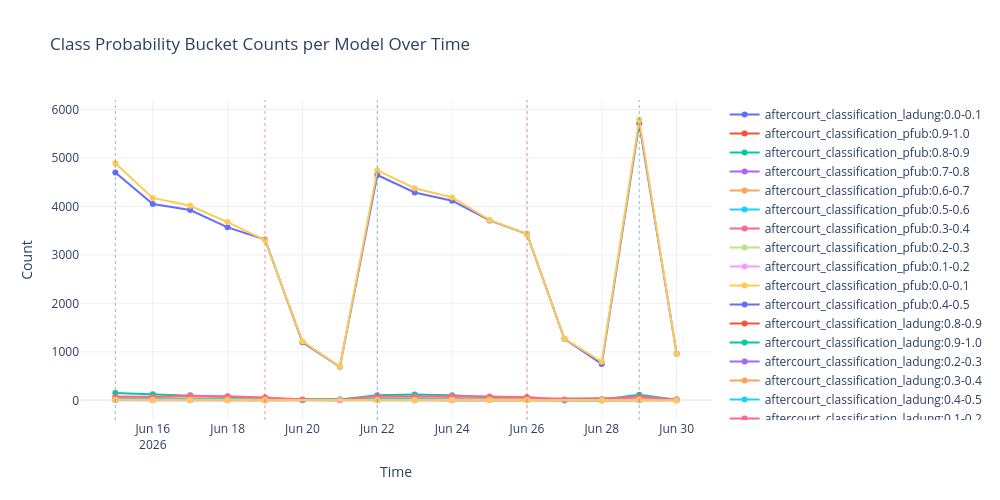

The cell this chart's notebook holds for it:
### Code cell
plot_time_series(df, title="Class Probability Bucket Counts per Model Over Time", ylabel="Count")

### Figure 1 — Plotly figure (JSON) as saved in the notebook; plotly's stock layout.template omitted (floating-point values rounded to 4 significant figures)
{"data": [{"hovertemplate": "Metric=aftercourt_classification_ladung:0.0-0.1<br>Time=%{x}<br>Count=%{y}<extra></extra>", "legendgroup": "aftercourt_classification_ladung:0.0-0.1", "line": {"color": "#636efa", "dash": "solid"}, "marker": {"symbol": "circle"}, "mode": "lines+markers", "name": "aftercourt_classification_ladung:0.0-0.1", "orientation": "v", "showlegend": true, "type": "scatter", "x": ["2026-06-15T00:00:00.000000000", "2026-06-16T00:00:00.000000000", "2026-06-17T00:00:00.000000000", "2026-06-18T00:00:00.000000000", "2026-06-19T00:00:00.000000000", "2026-06-20T00:00:00.000000000", "2026-06-21T00:00:00.000000000", "2026-06-22T00:00:00.000000000", "2026-06-23T00:00:00.000000000", "2026-06-24T00:00:00.000000000", "2026-06-25T00:00:00.000000000", "2026-06-26T00:00:00.000000000", "2026-06-27T00:00:00.000000000", "2026-06-28T00:00:00.000000000", "2026-06-29T00:00:00.000000000", "2026-06-30T00:00:00.000000000"], "xaxis": "x", "y": [4700, 4047, 3924, 3568, 3315, 1195, 691, 4648, 4287, 4117, 3711, 3430, 1269, 749, 5709, 958], "yaxis": "y"}, {"hovertemplate": "Metric=aftercourt_classification_pfub:0.9-1.0<br>Time=%{x}<br>Count=%{y}<extra></extra>", "legendgroup": "aftercourt_classification_pfub:0.9-1.0", "line": {"color": "#EF553B", "dash": "solid"}, "marker": {"symbol": "circle"}, "mode": "lines+markers", "name": "aftercourt_classification_pfub:0.9-1.0", "orientation": "v", "showlegend": true, "type": "scatter", "x": ["2026-06-15T00:00:00.000000000", "2026-06-16T00:00:00.000000000", "2026-06-17T00:00:00.000000000", "2026-06-18T00:00:00.000000000", "2026-06-19T00:00:00.000000000", "2026-06-22T00:00:00.000000000", "2026-06-23T00:00:00.000000000", "2026-06-24T00:00:00.000000000", "2026-06-25T00:00:00.000000000", "2026-06-26T00:00:00.000000000", "2026-06-29T00:00:00.000000000", "2026-06-30T00:00:00.000000000"], "xaxis": "x", "y": [10, 14, 33, 25, 27, 28, 26, 43, 31, 31, 43, 11], "yaxis": "y"}, {"hovertemplate": "Metric=aftercourt_classification_pfub:0.8-0.9<br>Time=%{x}<br>Count=%{y}<extra></extra>", "legendgroup": "aftercourt_classification_pfub:0.8-0.9", "line": {"color": "#00cc96", "dash": "solid"}, "marker": {"symbol": "circle"}, "mode": "lines+markers", "name": "aftercourt_classification_pfub:0.8-0.9", "orientation": "v", "showlegend": true, "type": "scatter", "x": ["2026-06-15T00:00:00.000000000", "2026-06-16T00:00:00.000000000", "2026-06-17T00:00:00.000000000", "2026-06-18T00:00:00.000000000", "2026-06-19T00:00:00.000000000", "2026-06-22T00:00:00.000000000", "2026-06-23T00:00:00.000000000", "2026-06-24T00:00:00.000000000", "2026-06-25T00:00:00.000000000", "2026-06-26T00:00:00.000000000", "2026-06-29T00:00:00.000000000", "2026-06-30T00:00:00.000000000"], "xaxis": "x", "y": [6, 5, 14, 15, 17, 14, 28, 9, 28, 16, 10, 6], "yaxis": "y"}, {"hovertemplate": "Metric=aftercourt_classification_pfub:0.7-0.8<br>Time=%{x}<br>Count=%{y}<extra></extra>", "legendgroup": "aftercourt_classification_pfub:0.7-0.8", "line": {"color": "#ab63fa", "dash": "solid"}, "marker": {"symbol": "circle"}, "mode": "lines+markers", "name": "aftercourt_classification_pfub:0.7-0.8", "orientation": "v", "showlegend": true, "type": "scatter", "x": ["2026-06-15T00:00:00.000000000", "2026-06-16T00:00:00.000000000", "2026-06-17T00:00:00.000000000", "2026-06-18T00:00:00.000000000", "2026-06-19T00:00:00.000000000", "2026-06-22T00:00:00.000000000", "2026-06-23T00:00:00.000000000", "2026-06-24T00:00:00.000000000", "2026-06-25T00:00:00.000000000", "2026-06-26T00:00:00.000000000", "2026-06-27T00:00:00.000000000", "2026-06-29T00:00:00.000000000", "2026-06-30T00:00:00.000000000"], "xaxis": "x", "y": [20, 21, 16, 18, 18, 28, 22, 20, 24, 15, 1, 34, 15], "yaxis": "y"}, {"hovertemplate": "Metric=aftercourt_classification_pfub:0.6-0.7<br>Time=%{x}<br>Count=%{y}<extra></extra>", "legendgroup": "aftercourt_classification_pfub:0.6-0.7", "line": {"color": "#FFA15A", "dash": "solid"}, "marker": {"symbol": "circle"}, "mode": "lines+markers", "name": "aftercourt_classification_pfub:0.6-0.7", "orientation": "v", "showlegend": true, "type": "scatter", "x": ["2026-06-15T00:00:00.000000000", "2026-06-16T00:00:00.000000000", "2026-06-17T00:00:00.000000000", "2026-06-18T00:00:00.000000000", "2026-06-19T00:00:00.000000000", "2026-06-22T00:00:00.000000000", "2026-06-23T00:00:00.000000000", "2026-06-24T00:00:00.000000000", "2026-06-25T00:00:00.000000000", "2026-06-26T00:00:00.000000000", "2026-06-29T00:00:00.000000000", "2026-06-30T00:00:00.000000000"], "xaxis": "x", "y": [6, 23, 12, 13, 12, 22, 17, 21, 20, 11, 18, 5], "yaxis": "y"}, {"hovertemplate": "Metric=aftercourt_classification_pfub:0.5-0.6<br>Time=%{x}<br>Count=%{y}<extra></extra>", "legendgroup": "aftercourt_classification_pfub:0.5-0.6", "line": {"color": "#19d3f3", "dash": "solid"}, "marker": {"symbol": "circle"}, "mode": "lines+markers", "name": "aftercourt_classification_pfub:0.5-0.6", "orientation": "v", "showlegend": true, "type": "scatter", "x": ["2026-06-15T00:00:00.000000000", "2026-06-16T00:00:00.000000000", "2026-06-17T00:00:00.000000000", "2026-06-18T00:00:00.000000000", "2026-06-19T00:00:00.000000000", "2026-06-22T00:00:00.000000000", "2026-06-23T00:00:00.000000000", "2026-06-24T00:00:00.000000000", "2026-06-25T00:00:00.000000000", "2026-06-26T00:00:00.000000000", "2026-06-29T00:00:00.000000000", "2026-06-30T00:00:00.000000000"], "xaxis": "x", "y": [17, 22, 21, 16, 26, 19, 26, 20, 23, 14, 17, 4], "yaxis": "y"}, {"hovertemplate": "Metric=aftercourt_classification_pfub:0.3-0.4<br>Time=%{x}<br>Count=%{y}<extra></extra>", "legendgroup": "aftercourt_classification_pfub:0.3-0.4", "line": {"color": "#FF6692", "dash": "solid"}, "marker": {"symbol": "circle"}, "mode": "lines+markers", "name": "aftercourt_classification_pfub:0.3-0.4", "orientation": "v", "showlegend": true, "type": "scatter", "x": ["2026-06-15T00:00:00.000000000", "2026-06-16T00:00:00.000000000", "2026-06-17T00:00:00.000000000", "2026-06-18T00:00:00.000000000", "2026-06-19T00:00:00.000000000", "2026-06-22T00:00:00.000000000", "2026-06-23T00:00:00.000000000", "2026-06-24T00:00:00.000000000", "2026-06-25T00:00:00.000000000", "2026-06-26T00:00:00.000000000", "2026-06-27T00:00:00.000000000", "2026-06-29T00:00:00.000000000", "2026-06-30T00:00:00.000000000"], "xaxis": "x", "y": [5, 5, 10, 11, 3, 8, 9, 6, 9, 6, 1, 6, 1], "yaxis": "y"}, {"hovertemplate": "Metric=aftercourt_classification_pfub:0.2-0.3<br>Time=%{x}<br>Count=%{y}<extra></extra>", "legendgroup": "aftercourt_classification_pfub:0.2-0.3", "line": {"color": "#B6E880", "dash": "solid"}, "marker": {"symbol": "circle"}, "mode": "lines+markers", "name": "aftercourt_classification_pfub:0.2-0.3", "orientation": "v", "showlegend": true, "type": "scatter", "x": ["2026-06-15T00:00:00.000000000", "2026-06-16T00:00:00.000000000", "2026-06-17T00:00:00.000000000", "2026-06-18T00:00:00.000000000", "2026-06-19T00:00:00.000000000", "2026-06-20T00:00:00.000000000", "2026-06-21T00:00:00.000000000", "2026-06-22T00:00:00.000000000", "2026-06-23T00:00:00.000000000", "2026-06-24T00:00:00.000000000", "2026-06-25T00:00:00.000000000", "2026-06-26T00:00:00.000000000", "2026-06-27T00:00:00.000000000", "2026-06-28T00:00:00.000000000", "2026-06-29T00:00:00.000000000", "2026-06-30T00:00:00.000000000"], "xaxis": "x", "y": [39, 19, 30, 16, 12, 9, 21, 15, 11, 20, 18, 8, 2, 1, 8, 4], "yaxis": "y"}, {"hovertemplate": "Metric=aftercourt_classification_pfub:0.1-0.2<br>Time=%{x}<br>Count=%{y}<extra></extra>", "legendgroup": "aftercourt_classification_pfub:0.1-0.2", "line": {"color": "#FF97FF", "dash": "solid"}, "marker": {"symbol": "circle"}, "mode": "lines+markers", "name": "aftercourt_classification_pfub:0.1-0.2", "orientation": "v", "showlegend": true, "type": "scatter", "x": ["2026-06-15T00:00:00.000000000", "2026-06-16T00:00:00.000000000", "2026-06-17T00:00:00.000000000", "2026-06-18T00:00:00.000000000", "2026-06-19T00:00:00.000000000", "2026-06-20T00:00:00.000000000", "2026-06-21T00:00:00.000000000", "2026-06-22T00:00:00.000000000", "2026-06-23T00:00:00.000000000", "2026-06-24T00:00:00.000000000", "2026-06-25T00:00:00.000000000", "2026-06-26T00:00:00.000000000", "2026-06-27T00:00:00.000000000", "2026-06-28T00:00:00.000000000", "2026-06-29T00:00:00.000000000", "2026-06-30T00:00:00.000000000"], "xaxis": "x", "y": [54, 70, 85, 43, 47, 11, 11, 57, 38, 67, 47, 62, 17, 4, 70, 12], "yaxis": "y"}, {"hovertemplate": "Metric=aftercourt_classification_pfub:0.0-0.1<br>Time=%{x}<br>Count=%{y}<extra></extra>", "legendgroup": "aftercourt_classification_pfub:0.0-0.1", "line": {"color": "#FECB52", "dash": "solid"}, "marker": {"symbol": "circle"}, "mode": "lines+markers", "name": "aftercourt_classification_pfub:0.0-0.1", "orientation": "v", "showlegend": true, "type": "scatter", "x": ["2026-06-15T00:00:00.000000000", "2026-06-16T00:00:00.000000000", "2026-06-17T00:00:00.000000000", "2026-06-18T00:00:00.000000000", "2026-06-19T00:00:00.000000000", "2026-06-20T00:00:00.000000000", "2026-06-21T00:00:00.000000000", "2026-06-22T00:00:00.000000000", "2026-06-23T00:00:00.000000000", "2026-06-24T00:00:00.000000000", "2026-06-25T00:00:00.000000000", "2026-06-26T00:00:00.000000000", "2026-06-27T00:00:00.000000000", "2026-06-28T00:00:00.000000000", "2026-06-29T00:00:00.000000000", "2026-06-30T00:00:00.000000000"], "xaxis": "x", "y": [4889, 4175, 4012, 3677, 3304, 1214, 696, 4742, 4375, 4185, 3720, 3430, 1272, 795, 5787, 954], "yaxis": "y"}, {"hovertemplate": "Metric=aftercourt_classification_pfub:0.4-0.5<br>Time=%{x}<br>Count=%{y}<extra></extra>", "legendgroup": "aftercourt_classification_pfub:0.4-0.5", "line": {"color": "#636efa", "dash": "solid"}, "marker": {"symbol": "circle"}, "mode": "lines+markers", "name": "aftercourt_classification_pfub:0.4-0.5", "orientation": "v", "showlegend": true, "type": "scatter", "x": ["2026-06-15T00:00:00.000000000", "2026-06-16T00:00:00.000000000", "2026-06-17T00:00:00.000000000", "2026-06-18T00:00:00.000000000", "2026-06-19T00:00:00.000000000", "2026-06-22T00:00:00.000000000", "2026-06-23T00:00:00.000000000", "2026-06-24T00:00:00.000000000", "2026-06-25T00:00:00.000000000", "2026-06-26T00:00:00.000000000", "2026-06-27T00:00:00.000000000", "2026-06-29T00:00:00.000000000"], "xaxis": "x", "y": [8, 11, 12, 7, 14, 17, 20, 23, 14, 10, 2, 7], "yaxis": "y"}, {"hovertemplate": "Metric=aftercourt_classification_ladung:0.8-0.9<br>Time=%{x}<br>Count=%{y}<extra></extra>", "legendgroup": "aftercourt_classification_ladung:0.8-0.9", "line": {"color": "#EF553B", "dash": "solid"}, "marker": {"symbol": "circle"}, "mode": "lines+markers", "name": "aftercourt_classification_ladung:0.8-0.9", "orientation": "v", "showlegend": true, "type": "scatter", "x": ["2026-06-15T00:00:00.000000000", "2026-06-16T00:00:00.000000000", "2026-06-17T00:00:00.000000000", "2026-06-18T00:00:00.000000000", "2026-06-19T00:00:00.000000000", "2026-06-22T00:00:00.000000000", "2026-06-23T00:00:00.000000000", "2026-06-24T00:00:00.000000000", "2026-06-28T00:00:00.000000000", "2026-06-29T00:00:00.000000000"], "xaxis": "x", "y": [6, 4, 3, 3, 1, 10, 2, 1, 1, 2], "yaxis": "y"}, {"hovertemplate": "Metric=aftercourt_classification_ladung:0.9-1.0<br>Time=%{x}<br>Count=%{y}<extra></extra>", "legendgroup": "aftercourt_classification_ladung:0.9-1.0", "line": {"color": "#00cc96", "dash": "solid"}, "marker": {"symbol": "circle"}, "mode": "lines+markers", "name": "aftercourt_classification_ladung:0.9-1.0", "orientation": "v", "showlegend": true, "type": "scatter", "x": ["2026-06-15T00:00:00.000000000", "2026-06-16T00:00:00.000000000", "2026-06-17T00:00:00.000000000", "2026-06-18T00:00:00.000000000", "2026-06-19T00:00:00.000000000", "2026-06-20T00:00:00.000000000", "2026-06-21T00:00:00.000000000", "2026-06-22T00:00:00.000000000", "2026-06-23T00:00:00.000000000", "2026-06-24T00:00:00.000000000", "2026-06-25T00:00:00.000000000", "2026-06-26T00:00:00.000000000", "2026-06-27T00:00:00.000000000", "2026-06-28T00:00:00.000000000", "2026-06-29T00:00:00.000000000", "2026-06-30T00:00:00.000000000"], "xaxis": "x", "y": [152, 126, 105, 78, 50, 12, 19, 103, 119, 104, 65, 41, 6, 18, 113, 9], "yaxis": "y"}, {"hovertemplate": "Metric=aftercourt_classification_ladung:0.2-0.3<br>Time=%{x}<br>Count=%{y}<extra></extra>", "legendgroup": "aftercourt_classification_ladung:0.2-0.3", "line": {"color": "#ab63fa", "dash": "solid"}, "marker": {"symbol": "circle"}, "mode": "lines+markers", "name": "aftercourt_classification_ladung:0.2-0.3", "orientation": "v", "showlegend": true, "type": "scatter", "x": ["2026-06-15T00:00:00.000000000", "2026-06-16T00:00:00.000000000", "2026-06-17T00:00:00.000000000", "2026-06-18T00:00:00.000000000", "2026-06-19T00:00:00.000000000", "2026-06-20T00:00:00.000000000", "2026-06-21T00:00:00.000000000", "2026-06-22T00:00:00.000000000", "2026-06-23T00:00:00.000000000", "2026-06-24T00:00:00.000000000", "2026-06-25T00:00:00.000000000", "2026-06-26T00:00:00.000000000", "2026-06-27T00:00:00.000000000", "2026-06-28T00:00:00.000000000", "2026-06-29T00:00:00.000000000", "2026-06-30T00:00:00.000000000"], "xaxis": "x", "y": [39, 33, 31, 34, 18, 5, 5, 28, 24, 39, 27, 26, 4, 3, 33, 15], "yaxis": "y"}, {"hovertemplate": "Metric=aftercourt_classification_ladung:0.3-0.4<br>Time=%{x}<br>Count=%{y}<extra></extra>", "legendgroup": "aftercourt_classification_ladung:0.3-0.4", "line": {"color": "#FFA15A", "dash": "solid"}, "marker": {"symbol": "circle"}, "mode": "lines+markers", "name": "aftercourt_classification_ladung:0.3-0.4", "orientation": "v", "showlegend": true, "type": "scatter", "x": ["2026-06-15T00:00:00.000000000", "2026-06-16T00:00:00.000000000", "2026-06-17T00:00:00.000000000", "2026-06-18T00:00:00.000000000", "2026-06-19T00:00:00.000000000", "2026-06-20T00:00:00.000000000", "2026-06-21T00:00:00.000000000", "2026-06-22T00:00:00.000000000", "2026-06-23T00:00:00.000000000", "2026-06-24T00:00:00.000000000", "2026-06-25T00:00:00.000000000", "2026-06-26T00:00:00.000000000", "2026-06-27T00:00:00.000000000", "2026-06-28T00:00:00.000000000", "2026-06-29T00:00:00.000000000", "2026-06-30T00:00:00.000000000"], "xaxis": "x", "y": [38, 37, 37, 38, 14, 2, 1, 36, 31, 25, 19, 25, 3, 2, 21, 10], "yaxis": "y"}, {"hovertemplate": "Metric=aftercourt_classification_ladung:0.4-0.5<br>Time=%{x}<br>Count=%{y}<extra></extra>", "legendgroup": "aftercourt_classification_ladung:0.4-0.5", "line": {"color": "#19d3f3", "dash": "solid"}, "marker": {"symbol": "circle"}, "mode": "lines+markers", "name": "aftercourt_classification_ladung:0.4-0.5", "orientation": "v", "showlegend": true, "type": "scatter", "x": ["2026-06-15T00:00:00.000000000", "2026-06-16T00:00:00.000000000", "2026-06-17T00:00:00.000000000", "2026-06-18T00:00:00.000000000", "2026-06-19T00:00:00.000000000", "2026-06-20T00:00:00.000000000", "2026-06-21T00:00:00.000000000", "2026-06-22T00:00:00.000000000", "2026-06-23T00:00:00.000000000", "2026-06-24T00:00:00.000000000", "2026-06-25T00:00:00.000000000", "2026-06-26T00:00:00.000000000", "2026-06-27T00:00:00.000000000", "2026-06-28T00:00:00.000000000", "2026-06-29T00:00:00.000000000", "2026-06-30T00:00:00.000000000"], "xaxis": "x", "y": [25, 27, 27, 26, 10, 3, 1, 25, 17, 17, 16, 9, 2, 3, 19, 5], "yaxis": "y"}, {"hovertemplate": "Metric=aftercourt_classification_ladung:0.1-0.2<br>Time=%{x}<br>Count=%{y}<extra></extra>", "legendgroup": "aftercourt_classification_ladung:0.1-0.2", "line": {"color": "#FF6692", "dash": "solid"}, "marker": {"symbol": "circle"}, "mode": "lines+markers", "name": "aftercourt_classification_ladung:0.1-0.2", "orientation": "v", "showlegend": true, "type": "scatter", "x": ["2026-06-15T00:00:00.000000000", "2026-06-16T00:00:00.000000000", "2026-06-17T00:00:00.000000000", "2026-06-18T00:00:00.000000000", "2026-06-19T00:00:00.000000000", "2026-06-20T00:00:00.000000000", "2026-06-21T00:00:00.000000000", "2026-06-22T00:00:00.000000000", "2026-06-23T00:00:00.000000000", "2026-06-24T00:00:00.000000000", "2026-06-25T00:00:00.000000000", "2026-06-26T00:00:00.000000000", "2026-06-27T00:00:00.000000000", "2026-06-28T00:00:00.000000000", "2026-06-29T00:00:00.000000000", "2026-06-30T00:00:00.000000000"], "xaxis": "x", "y": [78, 73, 95, 85, 58, 17, 7, 86, 80, 91, 76, 65, 11, 21, 83, 12], "yaxis": "y"}, {"hovertemplate": "Metric=aftercourt_classification_ladung:0.6-0.7<br>Time=%{x}<br>Count=%{y}<extra></extra>", "legendgroup": "aftercourt_classification_ladung:0.6-0.7", "line": {"color": "#B6E880", "dash": "solid"}, "marker": {"symbol": "circle"}, "mode": "lines+markers", "name": "aftercourt_classification_ladung:0.6-0.7", "orientation": "v", "showlegend": true, "type": "scatter", "x": ["2026-06-15T00:00:00.000000000", "2026-06-16T00:00:00.000000000", "2026-06-17T00:00:00.000000000", "2026-06-18T00:00:00.000000000", "2026-06-21T00:00:00.000000000", "2026-06-22T00:00:00.000000000", "2026-06-23T00:00:00.000000000", "2026-06-24T00:00:00.000000000", "2026-06-25T00:00:00.000000000", "2026-06-26T00:00:00.000000000", "2026-06-29T00:00:00.000000000"], "xaxis": "x", "y": [4, 4, 6, 2, 1, 3, 4, 6, 5, 1, 2], "yaxis": "y"}, {"hovertemplate": "Metric=aftercourt_classification_ladung:0.7-0.8<br>Time=%{x}<br>Count=%{y}<extra></extra>", "legendgroup": "aftercourt_classification_ladung:0.7-0.8", "line": {"color": "#FF97FF", "dash": "solid"}, "marker": {"symbol": "circle"}, "mode": "lines+markers", "name": "aftercourt_classification_ladung:0.7-0.8", "orientation": "v", "showlegend": true, "type": "scatter", "x": ["2026-06-15T00:00:00.000000000", "2026-06-16T00:00:00.000000000", "2026-06-17T00:00:00.000000000", "2026-06-18T00:00:00.000000000", "2026-06-19T00:00:00.000000000", "2026-06-21T00:00:00.000000000", "2026-06-22T00:00:00.000000000", "2026-06-23T00:00:00.000000000", "2026-06-24T00:00:00.000000000", "2026-06-25T00:00:00.000000000", "2026-06-26T00:00:00.000000000", "2026-06-28T00:00:00.000000000", "2026-06-29T00:00:00.000000000", "2026-06-30T00:00:00.000000000"], "xaxis": "x", "y": [3, 3, 5, 1, 2, 3, 3, 2, 3, 3, 1, 1, 2, 1], "yaxis": "y"}, {"hovertemplate": "Metric=aftercourt_classification_ladung:0.5-0.6<br>Time=%{x}<br>Count=%{y}<extra></extra>", "legendgroup": "aftercourt_classification_ladung:0.5-0.6", "line": {"color": "#FECB52", "dash": "solid"}, "marker": {"symbol": "circle"}, "mode": "lines+markers", "name": "aftercourt_classification_ladung:0.5-0.6", "orientation": "v", "showlegend": true, "type": "scatter", "x": ["2026-06-15T00:00:00.000000000", "2026-06-16T00:00:00.000000000", "2026-06-17T00:00:00.000000000", "2026-06-18T00:00:00.000000000", "2026-06-19T00:00:00.000000000", "2026-06-22T00:00:00.000000000", "2026-06-23T00:00:00.000000000", "2026-06-24T00:00:00.000000000", "2026-06-25T00:00:00.000000000", "2026-06-26T00:00:00.000000000", "2026-06-28T00:00:00.000000000", "2026-06-29T00:00:00.000000000", "2026-06-30T00:00:00.000000000"], "xaxis": "x", "y": [9, 11, 12, 6, 12, 8, 6, 11, 12, 5, 2, 16, 2], "yaxis": "y"}, {"hoverinfo": "skip", "line": {"color": "#1f77b4", "dash": "dot"}, "mode": "lines", "name": "Mon", "showlegend": true, "type": "scatter", "x": ["2026-06-15T00:00:00"], "y": [null]}, {"hoverinfo": "skip", "line": {"color": "#d62728", "dash": "dot"}, "mode": "lines", "name": "Fri", "showlegend": true, "type": "scatter", "x": ["2026-06-19T00:00:00"], "y": [null]}], "layout": {"height": 500, "hovermode": "x unified", "legend": {"title": {"text": ""}, "tracegroupgap": 0}, "shapes": [{"line": {"color": "#1f77b4", "dash": "dot", "width": 1}, "opacity": 0.5, "type": "line", "x0": "2026-06-15T00:00:00", "x1": "2026-06-15T00:00:00", "xref": "x", "y0": 0, "y1": 1, "yref": "y domain"}, {"line": {"color": "#d62728", "dash": "dot", "width": 1}, "opacity": 0.5, "type": "line", "x0": "2026-06-19T00:00:00", "x1": "2026-06-19T00:00:00", "xref": "x", "y0": 0, "y1": 1, "yref": "y domain"}, {"line": {"color": "#1f77b4", "dash": "dot", "width": 1}, "opacity": 0.5, "type": "line", "x0": "2026-06-22T00:00:00", "x1": "2026-06-22T00:00:00", "xref": "x", "y0": 0, "y1": 1, "yref": "y domain"}, {"line": {"color": "#d62728", "dash": "dot", "width": 1}, "opacity": 0.5, "type": "line", "x0": "2026-06-26T00:00:00", "x1": "2026-06-26T00:00:00", "xref": "x", "y0": 0, "y1": 1, "yref": "y domain"}, {"line": {"color": "#1f77b4", "dash": "dot", "width": 1}, "opacity": 0.5, "type": "line", "x0": "2026-06-29T00:00:00", "x1": "2026-06-29T00:00:00", "xref": "x", "y0": 0, "y1": 1, "yref": "y domain"}], "title": {"text": "Class Probability Bucket Counts per Model Over Time"}, "width": 1000, "xaxis": {"anchor": "y", "domain": [0, 1], "title": {"text": "Time"}}, "yaxis": {"anchor": "x", "domain": [0, 1], "title": {"text": "Count"}}}}
